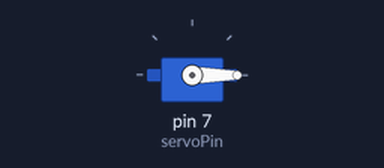
A sketch run on a simulated Arduino Uno, built with avr-gcc and run on an emulated ATmega328P. On the bench: servo.

Above: at 0.05 s.
At 3.15 s:
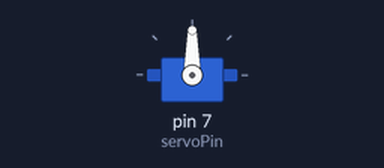
At 6.3 s:
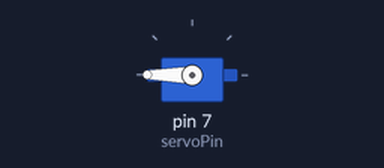
Timing chart, 0 to 8.2 s (numbered marks = the images above):
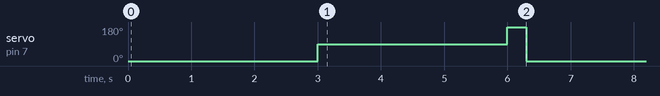

Measured:
- by itself, servo on pin 7 (servoPin): repeats every 6.3 s: 180° 0.30 s, 0° 3.0 s, 90° 3.0 s

The sketch:

Servo.ino
```cpp
#include <Servo.h>
#include<SoftwareSerial.h>


int servoPin = 7;
// Create a servo object

Servo Servo1;
void setup() {
   // We need to attach the servo to the used pin number

Servo1.attach(servoPin);


}

void loop()
{
   // Make servo go to 0 degrees

    Servo1.write(0);

delay(3000);
   // Make servo go to 90 degrees

 Servo1.write(90);
   delay(3000);
   // Make servo go to 180 degrees

      Servo1.write(180);

     delay(300);
}
```
